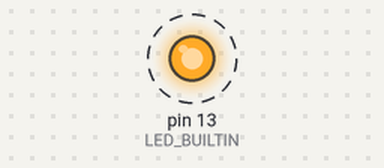
The sketch below on a simulated Arduino Uno, built with avr-gcc and run on an emulated ATmega328P. Shown: output pins drawn as LEDs (lit = HIGH). Dashed ring = blinking. What the sketch prints to the serial monitor is not drawn.

Above: at 0.5 s.
Timing chart, 0 to 4.6 s (numbered marks = the images above):
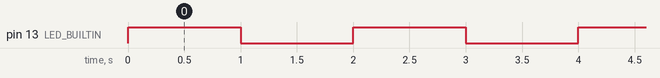

The sketch:

hello-world.ino
```cpp
// Hello World: blinks the built-in LED and prints to the serial monitor.

const unsigned long BLINK_INTERVAL_MS = 1000;

void setup() {
  pinMode(LED_BUILTIN, OUTPUT);
  Serial.begin(9600);
  Serial.println("Hello, World!");
}

void loop() {
  digitalWrite(LED_BUILTIN, HIGH);
  Serial.println("LED on");
  delay(BLINK_INTERVAL_MS);

  digitalWrite(LED_BUILTIN, LOW);
  Serial.println("LED off");
  delay(BLINK_INTERVAL_MS);
}
```

Measured:
- by itself, pin 13 (LED_BUILTIN): alternates HIGH for 1.0 s and LOW for 1.0 s
